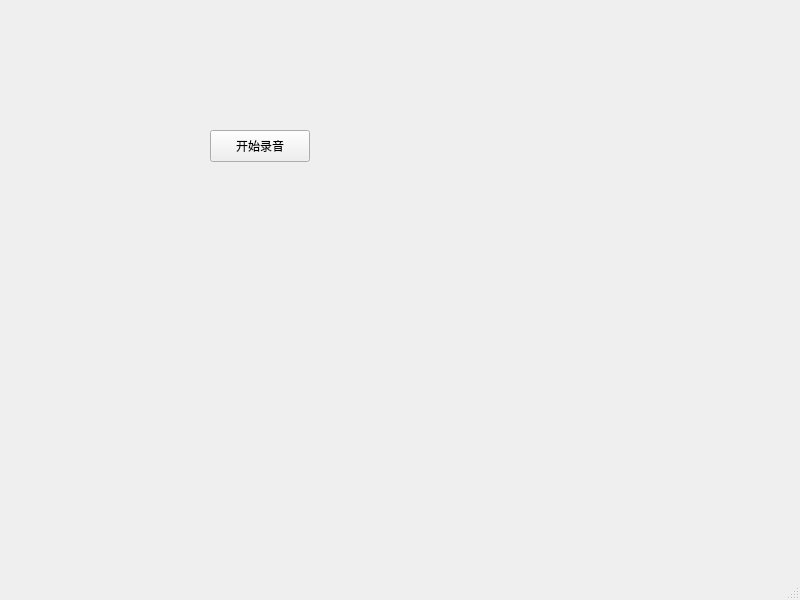
<?xml version="1.0" encoding="UTF-8"?>
<ui version="4.0">
 <class>MainWindow</class>
 <widget class="QMainWindow" name="MainWindow">
  <property name="geometry">
   <rect>
    <x>0</x>
    <y>0</y>
    <width>800</width>
    <height>600</height>
   </rect>
  </property>
  <property name="windowTitle">
   <string>MainWindow</string>
  </property>
  <widget class="QWidget" name="centralwidget">
   <widget class="QPushButton" name="audioButton">
    <property name="geometry">
     <rect>
      <x>210</x>
      <y>130</y>
      <width>100</width>
      <height>32</height>
     </rect>
    </property>
    <property name="text">
     <string>开始录音</string>
    </property>
   </widget>
  </widget>
  <widget class="QMenuBar" name="menubar">
   <property name="geometry">
    <rect>
     <x>0</x>
     <y>0</y>
     <width>800</width>
     <height>24</height>
    </rect>
   </property>
  </widget>
  <widget class="QStatusBar" name="statusbar"/>
 </widget>
 <resources/>
 <connections/>
</ui>
